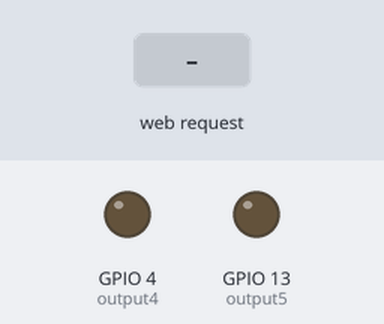
The sketch below on a simulated ESP8266 (NodeMCU). Shown: output pins drawn as LEDs (lit = HIGH). The inputs (shaded band) are chosen by the test bench. WiFi joins after 1.5 s; servers stay silent unless stated; what the sketch prints to the serial monitor is not drawn.

Above: at 2.7 s.
2.8 s: HTTP request GET /5/on received
At 3.8 s:
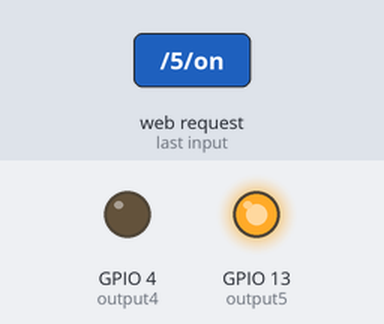
4.3 s: HTTP request GET /4/on received
At 4.9 s:
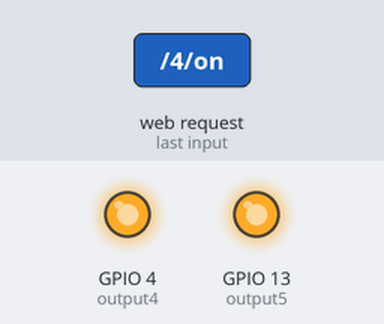
5.8 s: HTTP request GET /5/off received
At 6.1 s:
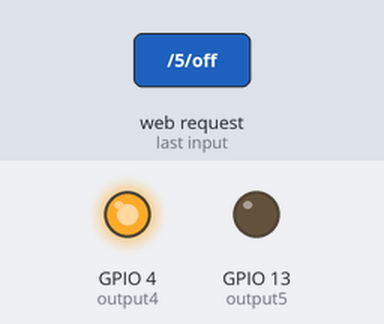
7.3 s: HTTP request GET /4/off received
At 8.4 s:
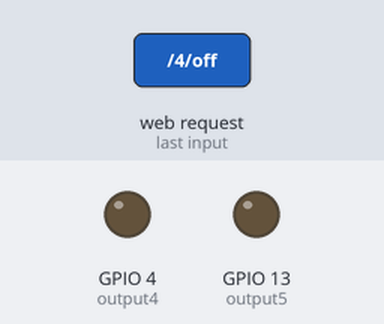
Timing chart, 0 to 9.8 s (numbered marks = the images above; inputs shaded):
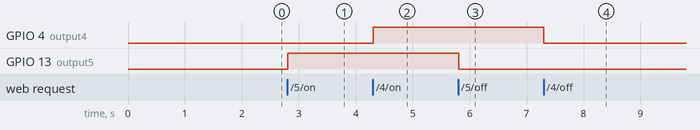

Measured:
- after the input at 2.8 s, GPIO 13 (output5): LOW → HIGH at once
- after the input at 4.3 s, GPIO 4 (output4): LOW → HIGH at once
- after the input at 5.8 s, GPIO 13 (output5): HIGH → LOW at once
- after the input at 7.3 s, GPIO 4 (output4): HIGH → LOW at once

The sketch:

WebServer.ino
```cpp
// Load Wi-Fi library
#include <ESP8266WiFi.h>

// Replace with your network credentials
const char* ssid     = "POCOPHONE";
const char* password = "guigui10";

// Set web server port number to 80
WiFiServer server(80);

// Variable to store the HTTP request
String header;

// Auxiliar variables to store the current output state
String output5State = "off";
String output4State = "off";

// Assign output variables to GPIO pins
const int output5 = 13;
const int output4 = 4;

// Current time
unsigned long currentTime = millis();
// Previous time
unsigned long previousTime = 0;
// Define timeout time in milliseconds (example: 2000ms = 2s)
const long timeoutTime = 2000;

void setup() {
  Serial.begin(115200);
  // Initialize the output variables as outputs
  pinMode(output5, OUTPUT);
  pinMode(output4, OUTPUT);
  // Set outputs to LOW
  digitalWrite(output5, LOW);
  digitalWrite(output4, LOW);

  // Connect to Wi-Fi network with SSID and password
  Serial.print("Connecting to ");
  Serial.println(ssid);
  WiFi.begin(ssid, password);
  while (WiFi.status() != WL_CONNECTED) {
    delay(500);
    Serial.print(".");
  }
  // Print local IP address and start web server
  Serial.println("");
  Serial.println("WiFi connected.");
  Serial.println("IP address: ");
  Serial.println(WiFi.localIP());
  server.begin();
}

void loop(){
  WiFiClient client = server.available();   // Listen for incoming clients

  if (client) {                             // If a new client connects,
    Serial.println("New Client.");          // print a message out in the serial port
    String currentLine = "";                // make a String to hold incoming data from the client
    currentTime = millis();
    previousTime = currentTime;
    while (client.connected() && currentTime - previousTime <= timeoutTime) { // loop while the client's connected
      currentTime = millis();
      if (client.available()) {             // if there's bytes to read from the client,
        char c = client.read();             // read a byte, then
        Serial.write(c);                    // print it out the serial monitor
        header += c;
        if (c == '\n') {                    // if the byte is a newline character
          // if the current line is blank, you got two newline characters in a row.
          // that's the end of the client HTTP request, so send a response:
          if (currentLine.length() == 0) {
            // HTTP headers always start with a response code (e.g. HTTP/1.1 200 OK)
            // and a content-type so the client knows what's coming, then a blank line:
            client.println("HTTP/1.1 200 OK");
            client.println("Content-type:text/html");
            client.println("Connection: close");
            client.println();

            // turns the GPIOs on and off
            if (header.indexOf("GET /5/on") >= 0) {
              Serial.println("GPIO 5 on");
              output5State = "on";
              digitalWrite(output5, HIGH);
            } else if (header.indexOf("GET /5/off") >= 0) {
              Serial.println("GPIO 5 off");
              output5State = "off";
              digitalWrite(output5, LOW);
            } else if (header.indexOf("GET /4/on") >= 0) {
              Serial.println("GPIO 4 on");
              output4State = "on";
              digitalWrite(output4, HIGH);
            } else if (header.indexOf("GET /4/off") >= 0) {
              Serial.println("GPIO 4 off");
              output4State = "off";
              digitalWrite(output4, LOW);
            }

            // Display the HTML web page
            client.println("<!DOCTYPE html><html>");
            client.println("<head><meta name=\"viewport\" content=\"width=device-width, initial-scale=1\">");
            client.println("<link rel=\"icon\" href=\"data:,\">");
            // CSS to style the on/off buttons
            // Feel free to change the background-color and font-size attributes to fit your preferences
            client.println("<style>html { font-family: Helvetica; display: inline-block; margin: 0px auto; text-align: center;}");
            client.println(".button { background-color: #195B6A; border: none; color: white; padding: 16px 40px;");
            client.println("text-decoration: none; font-size: 30px; margin: 2px; cursor: pointer;}");
            client.println(".button2 {background-color: #77878A;}</style></head>");

            // Web Page Heading
            client.println("<body><h1>Teste</h1>");

            // Display current state, and ON/OFF buttons for GPIO 5
            client.println("<p>GPIO 5 - State " + output5State + "</p>");
            // If the output5State is off, it displays the ON button
            if (output5State=="off") {
              client.println("<p><a href=\"/5/on\"><button class=\"button\">ON</button></a></p>");
            } else {
              client.println("<p><a href=\"/5/off\"><button class=\"button button2\">OFF</button></a></p>");
            }

            // Display current state, and ON/OFF buttons for GPIO 4
            client.println("<p>GPIO 4 - State " + output4State + "</p>");
            // If the output4State is off, it displays the ON button
            if (output4State=="off") {
              client.println("<p><a href=\"/4/on\"><button class=\"button\">ON</button></a></p>");
            } else {
              client.println("<p><a href=\"/4/off\"><button class=\"button button2\">OFF</button></a></p>");
            }
            client.println("</body></html>");

            // The HTTP response ends with another blank line
            client.println();
            // Break out of the while loop
            break;
          } else { // if you got a newline, then clear currentLine
            currentLine = "";
          }
        } else if (c != '\r') {  // if you got anything else but a carriage return character,
          currentLine += c;      // add it to the end of the currentLine
        }
      }
    }
    // Clear the header variable
    header = "";
    // Close the connection
    client.stop();
    Serial.println("Client disconnected.");
    Serial.println("");
  }
}
```
